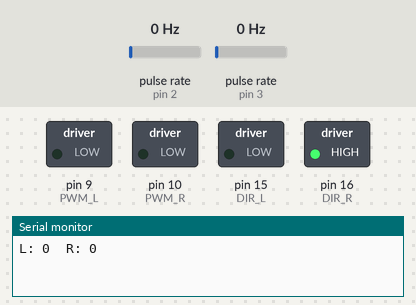
A sketch run on a simulated Arduino Uno, built with avr-gcc and run on an emulated ATmega328P. On the bench: switched loads named in the sketch (green lamp = pin HIGH), the last lines printed to the serial monitor. Wiring (inferred from the names in the program): 2 × pulse sensor: data pin 2 / data pin 3. Inputs (shaded band) come from the test bench; at power-on: pulse rate (sensors on pin 2, pin 3) 0 Hz.

Above: at 0.1 s.
At 5.1 s:
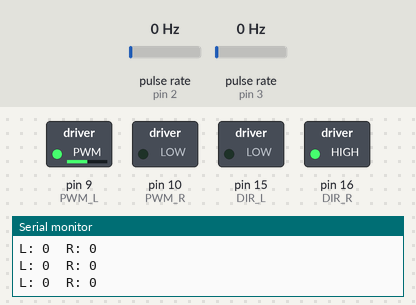
At 10.1 s:
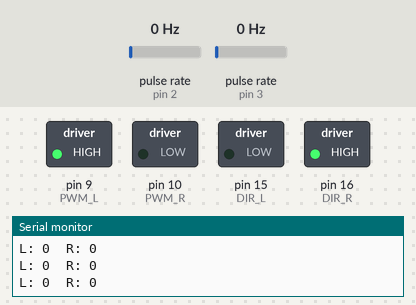
At 15.1 s:
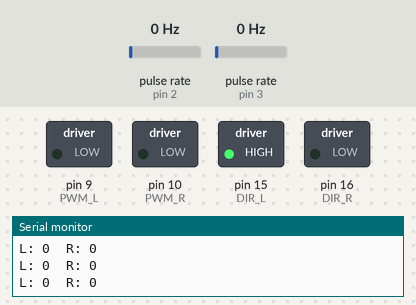
At 25.1 s:
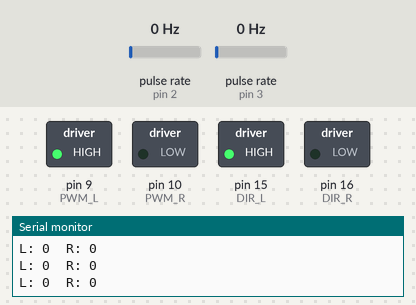
At 35.1 s:
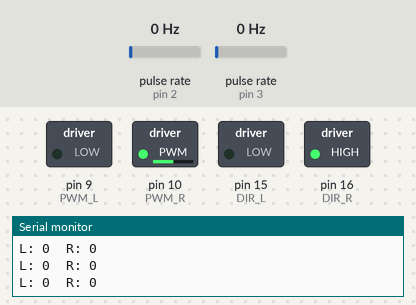
Timing chart, 0 to 36.6 s (numbered marks = the images above):
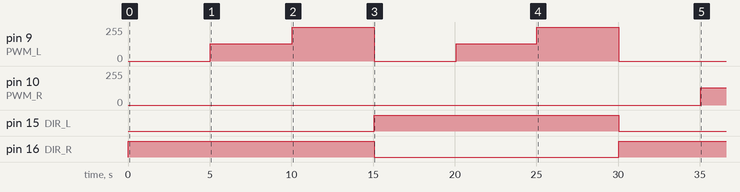

Measured:
- by itself, pin 9 (PWM_L): 0/255 → 128/255 at 5.0 s, → 255/255 5.0 s later, → 0/255 5.0 s later, → 128/255 5.0 s later, … (6 changes in this stretch)
- by itself, pin 10 (PWM_R): 0/255 → 128/255 at 35.1 s
- by itself, pin 15 (DIR_L): LOW → HIGH at 15.1 s, → LOW 15.0 s later
- by itself, pin 16 (DIR_R): HIGH → LOW at 15.1 s, → HIGH 15.0 s later

The sketch:

abot-11_move.ino
```cpp
//////////////////////////////////////////////////////////////////////////////////////////

#include <Arduino.h>

//////////////////////////////////////////////////////////////////////////////////////////

#define PWM_L 9   // PWM L Motor
#define PWM_R 10  // PWM R Motor
#define DIR_L 15  // Dir L Motor
#define DIR_R 16  // Dir R Motor
#define ENC_L 2   // Encoder L Motor
#define ENC_R 3   // Encoder R Motor

//////////////////////////////////////////////////////////////////////////////////////////

enum speeds       { STOP = 0, HALF = 128, FULL = 255 };
enum wheels       { LEFT = 0, RIGHT = 1 };
enum directions   { FORWARD = 0, BACKWARD = 1 };

////////////////////////////////////////////////////////////

// Current DIR pin value for each wheel
volatile int sign_l = 1;
volatile int sign_r = 1;

////////////////////////////////////////////////////////////

// Encoder ticks since start
volatile long ticks_l = 0;
volatile long ticks_r = 0;

//////////////////////////////////////////////////////////////////////////////////////////
const unsigned long STEP_TIME = 5000; // each step lasts 5 seconds
int setSpeed(int step);

void leftEncoderCallback();
void rightEncoderCallback();

//////////////////////////////////////////////////////////////////////////////////////////

void setup() {

  // Init motor PINs
  pinMode(PWM_L, OUTPUT);
  pinMode(PWM_R, OUTPUT);
  pinMode(DIR_L, OUTPUT);
  pinMode(DIR_R, OUTPUT);
  pinMode(ENC_L, INPUT);
  pinMode(ENC_R, INPUT);

  ////////////////////////////////////////////////////////////

  digitalWrite(DIR_L, sign_l);
  digitalWrite(DIR_R, sign_r);

  analogWrite(PWM_L, 0);
  analogWrite(PWM_R, 0);

  ////////////////////////////////////////////////////////////

  Serial.begin(115200);

  ////////////////////////////////////////////////////////////

  attachInterrupt(digitalPinToInterrupt(ENC_L), leftEncoderCallback, CHANGE);
  attachInterrupt(digitalPinToInterrupt(ENC_R), rightEncoderCallback, CHANGE);

}

//////////////////////////////////////////////////////////////////////////////////////////

void loop() {

  // TODO: Update steps correctly
  int step = millis() / STEP_TIME;

  ////////////////////////////////////////////////////////////

  int wheel = step / 6;
  int dir   = (step % 6) / 3;

//   print whee and dir
//Serial.println("wheel int");
//Serial.println(wheel);
//Serial.println("dir");
//Serial.println(dir);
//Serial.println();


  ////////////////////////////////////////////////////////////

  int speed_l = speeds::STOP;
  int speed_r = speeds::STOP;

  //int direction = 1;

  ////////////////////////////////////////////////////////////

  if (wheel == LEFT)    speed_l = setSpeed(step % 3);
  if (wheel == RIGHT)   speed_r = setSpeed(step % 3);


  //if (dir == directions::FORWARD)    direction = 1;
  //if (dir == directions::BACKWARD)   direction = 0;

 if (dir == directions::FORWARD) {
    sign_l = LOW;
    sign_r = HIGH;
 }
 else {
    sign_l = HIGH;
    sign_r = LOW;
 }

digitalWrite(DIR_L, sign_l);
digitalWrite(DIR_R, sign_r);
  ////////////////////////////////////////////////////////////

 // digitalWrite(DIR_L, direction);
  //digitalWrite(DIR_R, direction);

  analogWrite(PWM_L, speed_l);
  analogWrite(PWM_R, speed_r);

//Serial.print("Step: ");
//Serial.println(step);
//Serial.print(" Left PWM: ");
//Serial.println(speed_l);
//Serial.print(" Right PWM: ");
//Serial.println(speed_r);
//Serial.print(" Left DIR: ");
//Serial.println(sign_l);
//Serial.print(" Right DIR: ");
//Serial.println(sign_r);

  ////////////////////////////////////////////////////////////

  // Copy the tick counts with interrupts paused so they can't change mid-read
  noInterrupts();
  long left = ticks_l;
  long right = ticks_r;
  interrupts();

  ////////////////////////////////////////////////////////////

  String encoder_out = "L: " + String(left) + "  R: " + String(right);
  Serial.println(encoder_out);

  ////////////////////////////////////////////////////////////

  delay(100);

//   print "---------------------------------------"
//Serial.println("-------");
}

//////////////////////////////////////////////////////////////////////////////////////////

int setSpeed(int step) {
    // print step
    //Serial.println("Set speed step");
    //Serial.println(step);
//Serial.println("-------");

  if (step == 0) return speeds::STOP;
  if (step == 1) return speeds::HALF;
  if (step == 2) return speeds::FULL;
}

//////////////////////////////////////////////////////////////////////////////////////////

void rightEncoderCallback() {
//   switch (sign_r) {
//     case HIGH:  ticks_r++; break;
//     case LOW:   ticks_r--; break;
//   }
if (sign_r == 1) ticks_r++;
else ticks_r--;

}

//////////////////////////////////////////////////////////////////////////////////////////

void leftEncoderCallback() {
  //switch (sign_l){
   // case HIGH:  ticks_l++; break;
    //case LOW:   ticks_l--; break;
if (sign_l == 0) ticks_l++;
else ticks_l--;


}

//////////////////////////////////////////////////////////////////////////////////////////
```
